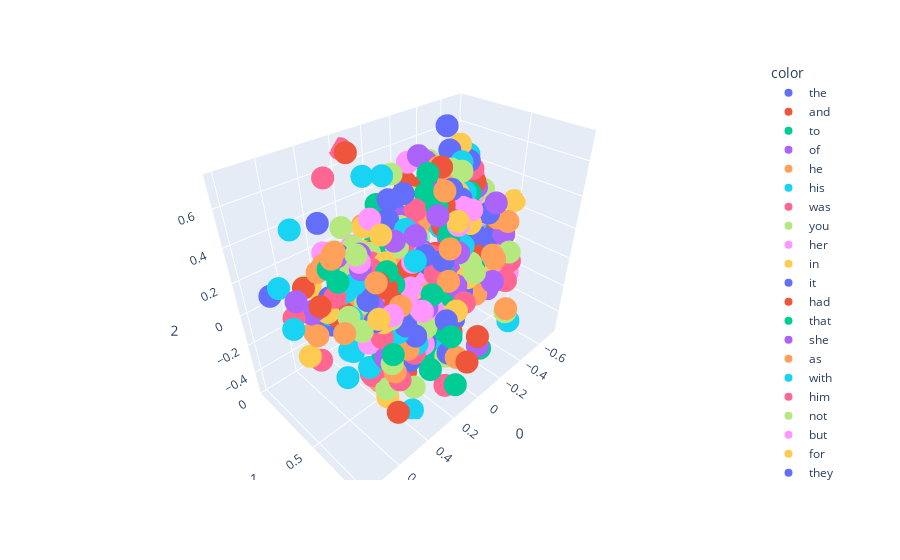

Notebook code cell kept with this figure:
### Code cell
import plotly.express as px
fig = px.scatter_3d(x[:500], x=0, y=1, z=2, color=y[:500])
fig.show()
